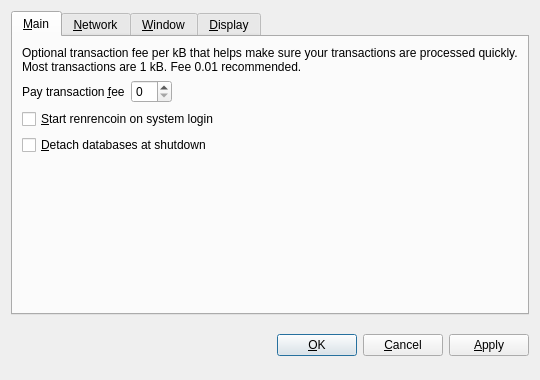
<?xml version="1.0" encoding="UTF-8"?>
<ui version="4.0">
 <class>OptionsDialog</class>
 <widget class="QDialog" name="OptionsDialog">
  <property name="geometry">
   <rect>
    <x>0</x>
    <y>0</y>
    <width>540</width>
    <height>380</height>
   </rect>
  </property>
  <property name="windowTitle">
   <string>Options</string>
  </property>
  <property name="modal">
   <bool>true</bool>
  </property>
  <layout class="QVBoxLayout" name="verticalLayout">
   <item>
    <widget class="QTabWidget" name="tabWidget">
     <property name="tabPosition">
      <enum>QTabWidget::North</enum>
     </property>
     <property name="currentIndex">
      <number>0</number>
     </property>
     <widget class="QWidget" name="tabMain">
      <attribute name="title">
       <string>&amp;Main</string>
      </attribute>
      <layout class="QVBoxLayout" name="verticalLayout_Main">
       <item>
        <widget class="QLabel" name="transactionFeeInfoLabel">
         <property name="text">
          <string>Optional transaction fee per kB that helps make sure your transactions are processed quickly. Most transactions are 1 kB. Fee 0.01 recommended.</string>
         </property>
         <property name="textFormat">
          <enum>Qt::PlainText</enum>
         </property>
         <property name="wordWrap">
          <bool>true</bool>
         </property>
        </widget>
       </item>
       <item>
        <layout class="QHBoxLayout" name="horizontalLayout_Main">
         <item>
          <widget class="QLabel" name="transactionFeeLabel">
           <property name="text">
            <string>Pay transaction &amp;fee</string>
           </property>
           <property name="textFormat">
            <enum>Qt::PlainText</enum>
           </property>
           <property name="buddy">
            <cstring>transactionFee</cstring>
           </property>
          </widget>
         </item>
         <item>
          <widget class="BitcoinAmountField" name="transactionFee"/>
         </item>
         <item>
          <spacer name="horizontalSpacer_Main">
           <property name="orientation">
            <enum>Qt::Horizontal</enum>
           </property>
           <property name="sizeHint" stdset="0">
            <size>
             <width>40</width>
             <height>20</height>
            </size>
           </property>
          </spacer>
         </item>
        </layout>
       </item>
       <item>
        <widget class="QCheckBox" name="bitcoinAtStartup">
         <property name="toolTip">
          <string>Automatically start renrencoin after logging in to the system.</string>
         </property>
         <property name="text">
          <string>&amp;Start renrencoin on system login</string>
         </property>
        </widget>
       </item>
       <item>
        <widget class="QCheckBox" name="detachDatabases">
         <property name="toolTip">
          <string>Detach block and address databases at shutdown. This means they can be moved to another data directory, but it slows down shutdown. The wallet is always detached.</string>
         </property>
         <property name="text">
          <string>&amp;Detach databases at shutdown</string>
         </property>
        </widget>
       </item>
       <item>
        <spacer name="verticalSpacer_Main">
         <property name="orientation">
          <enum>Qt::Vertical</enum>
         </property>
         <property name="sizeHint" stdset="0">
          <size>
           <width>20</width>
           <height>40</height>
          </size>
         </property>
        </spacer>
       </item>
      </layout>
     </widget>
     <widget class="QWidget" name="tabNetwork">
      <attribute name="title">
       <string>&amp;Network</string>
      </attribute>
      <layout class="QVBoxLayout" name="verticalLayout_Network">
       <item>
        <widget class="QCheckBox" name="mapPortUpnp">
         <property name="toolTip">
          <string>Automatically open the renrencoin client port on the router. This only works when your router supports UPnP and it is enabled.</string>
         </property>
         <property name="text">
          <string>Map port using &amp;UPnP</string>
         </property>
        </widget>
       </item>
       <item>
        <widget class="QCheckBox" name="connectSocks">
         <property name="toolTip">
          <string>Connect to the renrencoin network through a SOCKS proxy (e.g. when connecting through Tor).</string>
         </property>
         <property name="text">
          <string>&amp;Connect through SOCKS proxy:</string>
         </property>
        </widget>
       </item>
       <item>
        <layout class="QHBoxLayout" name="horizontalLayout_Network">
         <item>
          <widget class="QLabel" name="proxyIpLabel">
           <property name="text">
            <string>Proxy &amp;IP:</string>
           </property>
           <property name="textFormat">
            <enum>Qt::PlainText</enum>
           </property>
           <property name="buddy">
            <cstring>proxyIp</cstring>
           </property>
          </widget>
         </item>
         <item>
          <widget class="QValidatedLineEdit" name="proxyIp">
           <property name="maximumSize">
            <size>
             <width>140</width>
             <height>16777215</height>
            </size>
           </property>
           <property name="toolTip">
            <string>IP address of the proxy (e.g. 127.0.0.1)</string>
           </property>
          </widget>
         </item>
         <item>
          <widget class="QLabel" name="proxyPortLabel">
           <property name="text">
            <string>&amp;Port:</string>
           </property>
           <property name="textFormat">
            <enum>Qt::PlainText</enum>
           </property>
           <property name="buddy">
            <cstring>proxyPort</cstring>
           </property>
          </widget>
         </item>
         <item>
          <widget class="QLineEdit" name="proxyPort">
           <property name="maximumSize">
            <size>
             <width>55</width>
             <height>16777215</height>
            </size>
           </property>
           <property name="toolTip">
            <string>Port of the proxy (e.g. 9050)</string>
           </property>
          </widget>
         </item>
         <item>
          <widget class="QLabel" name="socksVersionLabel">
           <property name="text">
            <string>SOCKS &amp;Version:</string>
           </property>
           <property name="textFormat">
            <enum>Qt::PlainText</enum>
           </property>
           <property name="buddy">
            <cstring>socksVersion</cstring>
           </property>
          </widget>
         </item>
         <item>
          <widget class="QValueComboBox" name="socksVersion">
           <property name="toolTip">
            <string>SOCKS version of the proxy (e.g. 5)</string>
           </property>
          </widget>
         </item>
         <item>
          <spacer name="horizontalSpacer_Network">
           <property name="orientation">
            <enum>Qt::Horizontal</enum>
           </property>
           <property name="sizeHint" stdset="0">
            <size>
             <width>40</width>
             <height>20</height>
            </size>
           </property>
          </spacer>
         </item>
        </layout>
       </item>
       <item>
        <spacer name="verticalSpacer_Network">
         <property name="orientation">
          <enum>Qt::Vertical</enum>
         </property>
         <property name="sizeHint" stdset="0">
          <size>
           <width>20</width>
           <height>40</height>
          </size>
         </property>
        </spacer>
       </item>
      </layout>
     </widget>
     <widget class="QWidget" name="tabWindow">
      <attribute name="title">
       <string>&amp;Window</string>
      </attribute>
      <layout class="QVBoxLayout" name="verticalLayout_Window">
       <item>
        <widget class="QCheckBox" name="minimizeToTray">
         <property name="toolTip">
          <string>Show only a tray icon after minimizing the window.</string>
         </property>
         <property name="text">
          <string>&amp;Minimize to the tray instead of the taskbar</string>
         </property>
        </widget>
       </item>
       <item>
        <widget class="QCheckBox" name="minimizeOnClose">
         <property name="toolTip">
          <string>Minimize instead of exit the application when the window is closed. When this option is enabled, the application will be closed only after selecting Quit in the menu.</string>
         </property>
         <property name="text">
          <string>M&amp;inimize on close</string>
         </property>
        </widget>
       </item>
       <item>
        <spacer name="verticalSpacer_Window">
         <property name="orientation">
          <enum>Qt::Vertical</enum>
         </property>
         <property name="sizeHint" stdset="0">
          <size>
           <width>20</width>
           <height>40</height>
          </size>
         </property>
        </spacer>
       </item>
      </layout>
     </widget>
     <widget class="QWidget" name="tabDisplay">
      <attribute name="title">
       <string>&amp;Display</string>
      </attribute>
      <layout class="QVBoxLayout" name="verticalLayout_Display">
       <item>
        <layout class="QHBoxLayout" name="horizontalLayout_1_Display">
         <item>
          <widget class="QLabel" name="langLabel">
           <property name="text">
            <string>User Interface &amp;language:</string>
           </property>
           <property name="textFormat">
            <enum>Qt::PlainText</enum>
           </property>
           <property name="buddy">
            <cstring>lang</cstring>
           </property>
          </widget>
         </item>
         <item>
          <widget class="QValueComboBox" name="lang">
           <property name="toolTip">
            <string>The user interface language can be set here. This setting will take effect after restarting renrencoin.</string>
           </property>
          </widget>
         </item>
        </layout>
       </item>
       <item>
        <layout class="QHBoxLayout" name="horizontalLayout_2_Display">
         <item>
          <widget class="QLabel" name="unitLabel">
           <property name="text">
            <string>&amp;Unit to show amounts in:</string>
           </property>
           <property name="textFormat">
            <enum>Qt::PlainText</enum>
           </property>
           <property name="buddy">
            <cstring>unit</cstring>
           </property>
          </widget>
         </item>
         <item>
          <widget class="QValueComboBox" name="unit">
           <property name="toolTip">
            <string>Choose the default subdivision unit to show in the interface and when sending coins.</string>
           </property>
          </widget>
         </item>
        </layout>
       </item>
       <item>
        <widget class="QCheckBox" name="displayAddresses">
         <property name="toolTip">
          <string>Whether to show renrencoin addresses in the transaction list or not.</string>
         </property>
         <property name="text">
          <string>&amp;Display addresses in transaction list</string>
         </property>
        </widget>
       </item>
       <item>
        <spacer name="verticalSpacer_Display">
         <property name="orientation">
          <enum>Qt::Vertical</enum>
         </property>
         <property name="sizeHint" stdset="0">
          <size>
           <width>20</width>
           <height>40</height>
          </size>
         </property>
        </spacer>
       </item>
      </layout>
     </widget>
    </widget>
   </item>
   <item>
    <layout class="QHBoxLayout" name="horizontalLayout_Buttons">
     <item>
      <spacer name="horizontalSpacer_1">
       <property name="orientation">
        <enum>Qt::Horizontal</enum>
       </property>
       <property name="sizeHint" stdset="0">
        <size>
         <width>40</width>
         <height>48</height>
        </size>
       </property>
      </spacer>
     </item>
     <item>
      <widget class="QLabel" name="statusLabel">
       <property name="font">
        <font>
         <weight>75</weight>
         <bold>true</bold>
        </font>
       </property>
       <property name="text">
        <string/>
       </property>
       <property name="textFormat">
        <enum>Qt::PlainText</enum>
       </property>
       <property name="wordWrap">
        <bool>true</bool>
       </property>
      </widget>
     </item>
     <item>
      <spacer name="horizontalSpacer_2">
       <property name="orientation">
        <enum>Qt::Horizontal</enum>
       </property>
       <property name="sizeHint" stdset="0">
        <size>
         <width>40</width>
         <height>48</height>
        </size>
       </property>
      </spacer>
     </item>
     <item>
      <widget class="QPushButton" name="okButton">
       <property name="text">
        <string>&amp;OK</string>
       </property>
      </widget>
     </item>
     <item>
      <widget class="QPushButton" name="cancelButton">
       <property name="text">
        <string>&amp;Cancel</string>
       </property>
       <property name="autoDefault">
        <bool>false</bool>
       </property>
      </widget>
     </item>
     <item>
      <widget class="QPushButton" name="applyButton">
       <property name="text">
        <string>&amp;Apply</string>
       </property>
       <property name="autoDefault">
        <bool>false</bool>
       </property>
      </widget>
     </item>
    </layout>
   </item>
  </layout>
 </widget>
 <customwidgets>
  <customwidget>
   <class>BitcoinAmountField</class>
   <extends>QSpinBox</extends>
   <header>bitcoinamountfield.h</header>
  </customwidget>
  <customwidget>
   <class>QValueComboBox</class>
   <extends>QComboBox</extends>
   <header>qvaluecombobox.h</header>
  </customwidget>
  <customwidget>
   <class>QValidatedLineEdit</class>
   <extends>QLineEdit</extends>
   <header>qvalidatedlineedit.h</header>
  </customwidget>
 </customwidgets>
 <resources/>
 <connections/>
</ui>
